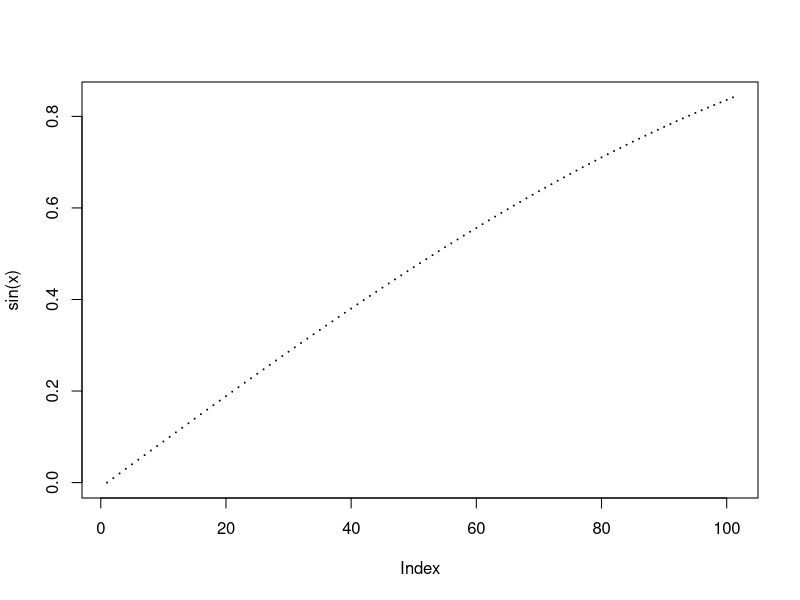
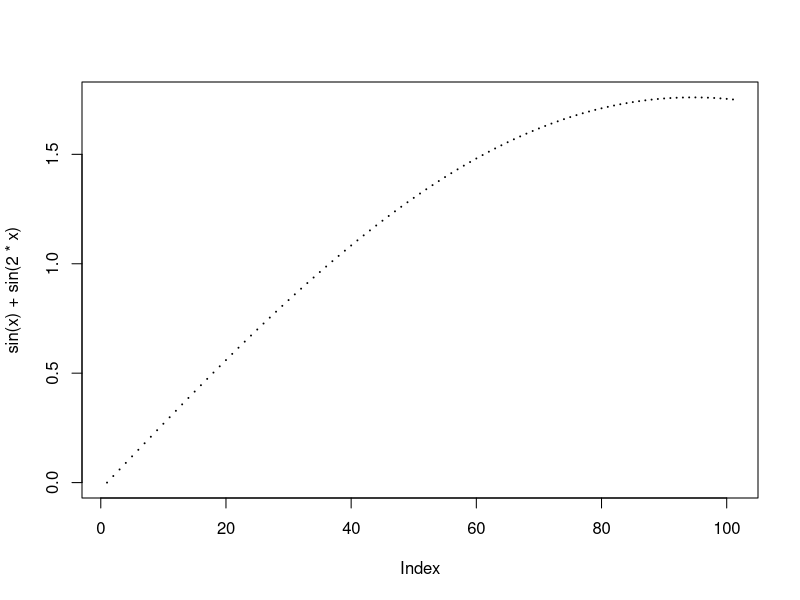
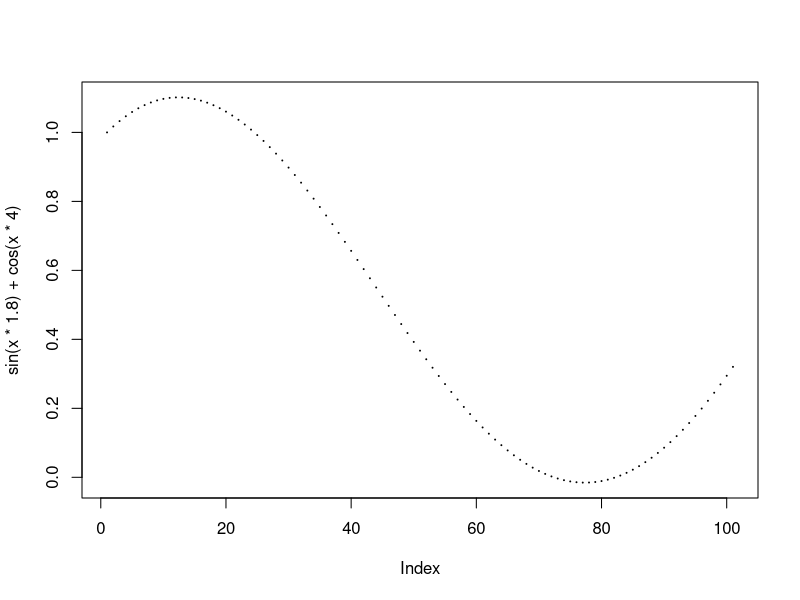
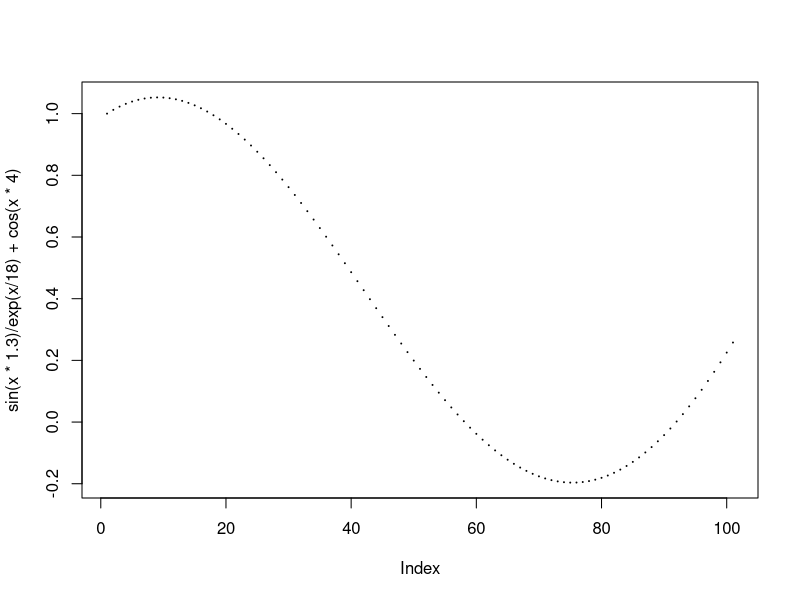
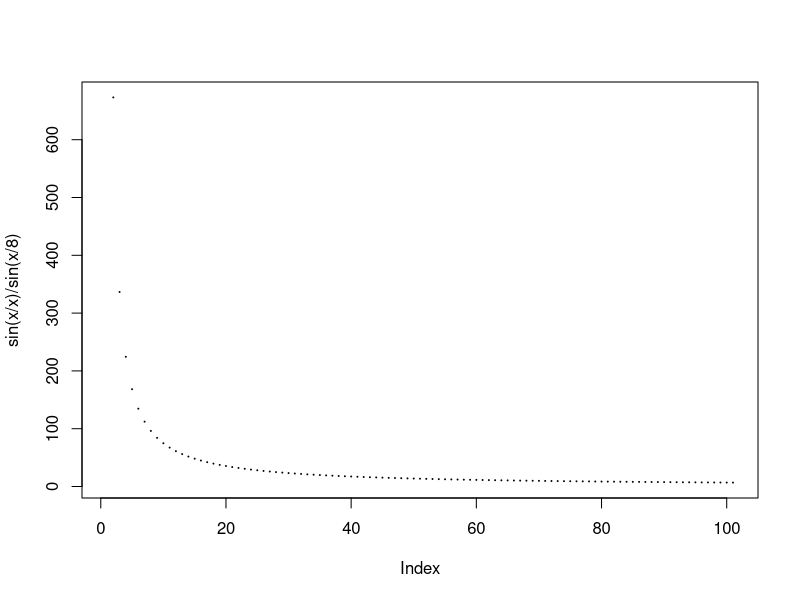
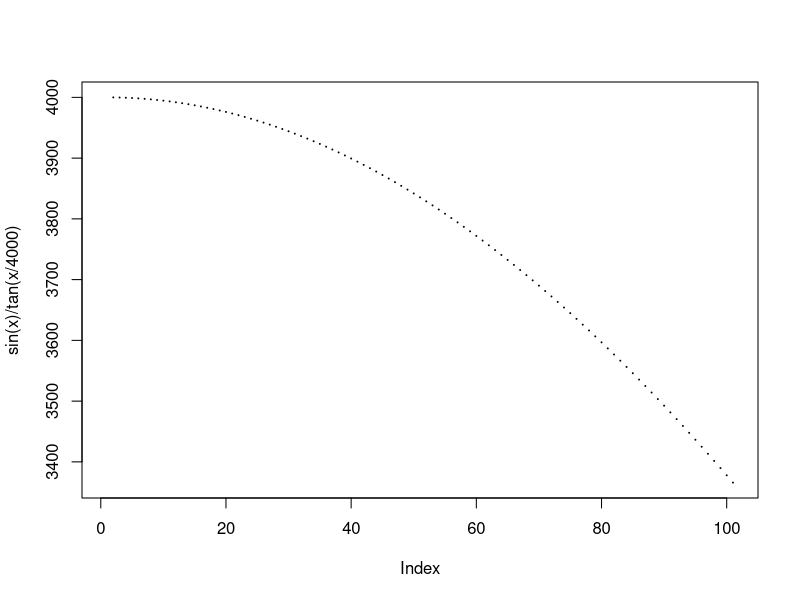
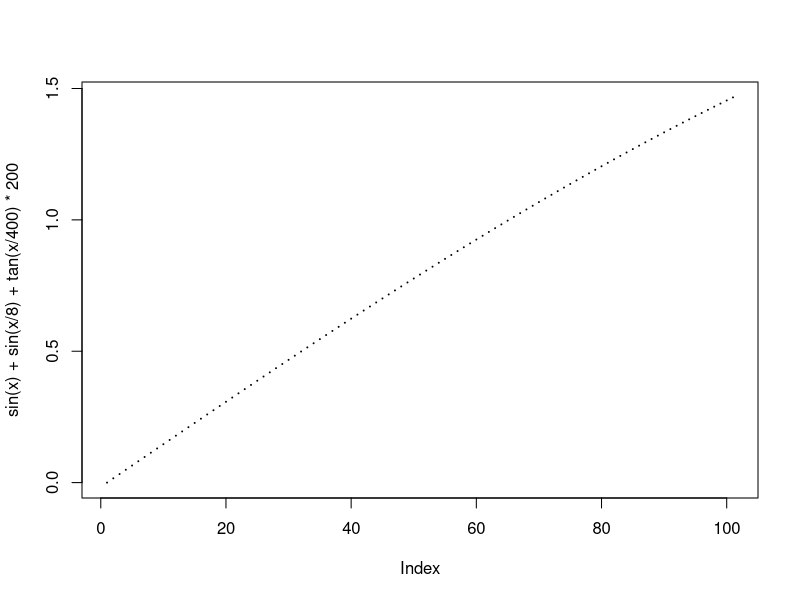
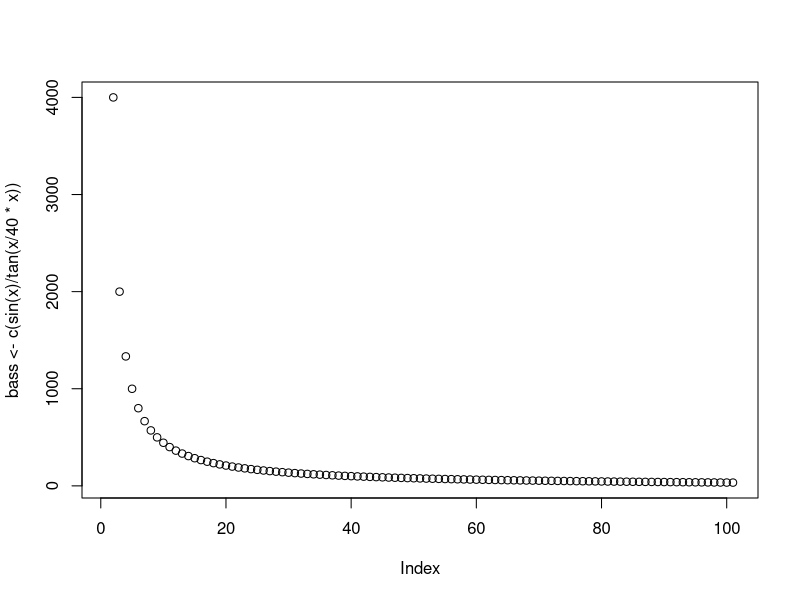

The R script that drew these images, in order:
x <- seq(0,1, 0.01)
plot(sin(x), cex=0.1)
plot(sin(x)+sin(2*x), cex=0.1)

plot(sin(x*1.8)+cos(x*4), cex=0.1)
plot(sin(x*1.3)/exp(x/18)+cos(x*4), cex=0.1) ## expo negativo y sin
plot(sin(x/x)/sin(x/8), cex=0.1)

## bass
plot(sin(x)/tan(x/4000), cex=0.1) ## estable
plot(sin(x)+sin(x/8)+tan(x/400)*200, cex=0.1)


## write file
plot(bass <- c(sin(x)/tan(x/40*x))) ## getting down
plot(bass <- c(x*sin(x)/exp(x*x)*10000)) ## sigmoid alike
plot(bass <- c((sin(x)/exp(x)*10000)))

write(bass, file="bass.txt", ncolumns=1)

